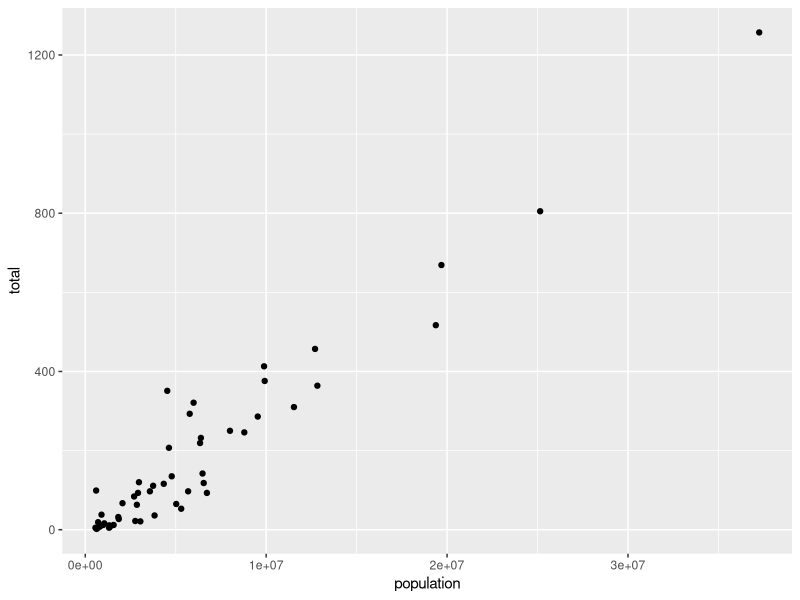

The R source for this figure:
# Instructions
# To create a scatter plot, we add a layer with the function geom_point. 
# The aesthetic mappings require us to define the x-axis and y-axis variables respectively. 
# So the code looks like this:

# murders %>% ggplot(aes(x = , y = )) +
#   geom_point()

# except we have to fill in the blanks to define the two variables x and y.

# Instructions
# Fill out the sample code with the correct variable names to plot total murders versus population size.

library(dplyr)
library(ggplot2)
library(dslabs)
data(murders)

##cria um gráfico de dispersão de total de homicídios vs. tamanho da população
murders %>% ggplot(aes(x = population, y = total)) +
  geom_point()
